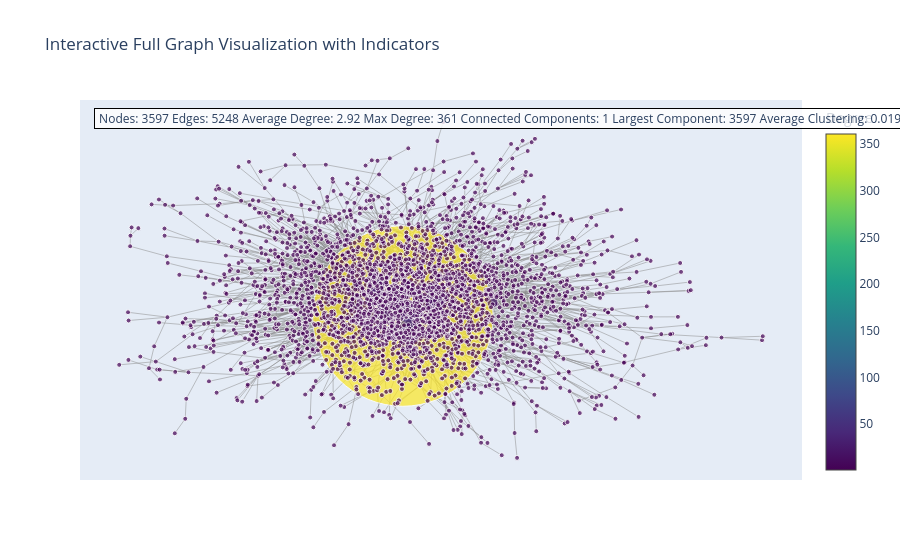

The code cell stored with this chart in its notebook:
### Code cell
# Full Graph Visualization
print("Computing layout for full graph...")
pos_full = nx.spring_layout(G, seed=42)  # Use spring layout for full graph

edge_x_full = []
edge_y_full = []
for edge in G.edges():
    x0, y0 = pos_full[edge[0]]
    x1, y1 = pos_full[edge[1]]
    edge_x_full.extend([x0, x1, None])
    edge_y_full.extend([y0, y1, None])

node_x_full = [pos_full[n][0] for n in G.nodes()]
node_y_full = [pos_full[n][1] for n in G.nodes()]
node_degrees_full = [degrees.get(n, 0) for n in G.nodes()]

fig_full = go.Figure()
fig_full.add_trace(go.Scatter(x=edge_x_full, y=edge_y_full, mode='lines', line=dict(width=0.5, color='#888'), hoverinfo='none', name='edges'))
fig_full.add_trace(go.Scatter(x=node_x_full, y=node_y_full, mode='markers', 
                             marker=dict(size=[max(5, d*0.5) for d in node_degrees_full], 
                                         color=node_degrees_full, colorscale='Viridis', showscale=True,
                                         colorbar=dict(title="Degree")),
                             text=[f'Node {n}, Degree {d}' for n, d in zip(G.nodes(), node_degrees_full)], 
                             hoverinfo='text', name='nodes'))

# Add indicators as annotations
indicators_text = f"""
Nodes: {G.number_of_nodes()}
Edges: {G.number_of_edges()}
Average Degree: {np.mean(degree_values):.2f}
Max Degree: {max(degree_values)}
Connected Components: {len(components)}
Largest Component: {len(max(components, key=len))}
Average Clustering: {clustering:.4f}
"""

fig_full.add_annotation(text=indicators_text, x=0.02, y=0.98, xref="paper", yref="paper", 
                        showarrow=False, font=dict(size=12), align="left", 
                        bgcolor="rgba(255,255,255,0.8)", bordercolor="black", borderwidth=1)

fig_full.update_layout(title='Interactive Full Graph Visualization with Indicators', 
                       showlegend=False, 
                       xaxis=dict(showgrid=False, zeroline=False, showticklabels=False),
                       yaxis=dict(showgrid=False, zeroline=False, showticklabels=False))

# Save to HTML
fig_full.write_html('full_graph.html')
print("Full graph saved to full_graph.html")

# Show in notebook
fig_full.show()

### Figure 1 — Plotly figure (JSON) as saved in the notebook; plotly's stock layout.template omitted (floating-point values rounded to 4 significant figures; data arrays with more than 128 entries replaced by an {"elided": "..."} marker saying what was removed)
{"data": [{"hoverinfo": "none", "line": {"color": "#888", "width": 0.5}, "mode": "lines", "name": "edges", "type": "scatter", "x": {"elided": "15744 float values"}, "y": {"elided": "15744 float values"}}, {"hoverinfo": "text", "marker": {"color": {"elided": "3597 int values"}, "colorbar": {"title": {"text": "Degree"}}, "colorscale": [[0, "#440154"], [0.1111, "#482878"], [0.2222, "#3e4989"], [0.3333, "#31688e"], [0.4444, "#26828e"], [0.5556, "#1f9e89"], [0.6667, "#35b779"], [0.7778, "#6ece58"], [0.8889, "#b5de2b"], [1, "#fde725"]], "showscale": true, "size": {"elided": "3597 float values"}}, "mode": "markers", "name": "nodes", "text": {"elided": "3597 str values"}, "type": "scatter", "x": {"elided": "3597 float values"}, "y": {"elided": "3597 float values"}}], "layout": {"annotations": [{"align": "left", "bgcolor": "rgba(255,255,255,0.8)", "bordercolor": "black", "borderwidth": 1, "font": {"size": 12}, "showarrow": false, "text": "\nNodes: 3597\nEdges: 5248\nAverage Degree: 2.92\nMax Degree: 361\nConnected Components: 1\nLargest Component: 3597\nAverage Clustering: 0.0196\n", "x": 0.02, "xref": "paper", "y": 0.98, "yref": "paper"}], "showlegend": false, "title": {"text": "Interactive Full Graph Visualization with Indicators"}, "xaxis": {"showgrid": false, "showticklabels": false, "zeroline": false}, "yaxis": {"showgrid": false, "showticklabels": false, "zeroline": false}}}
